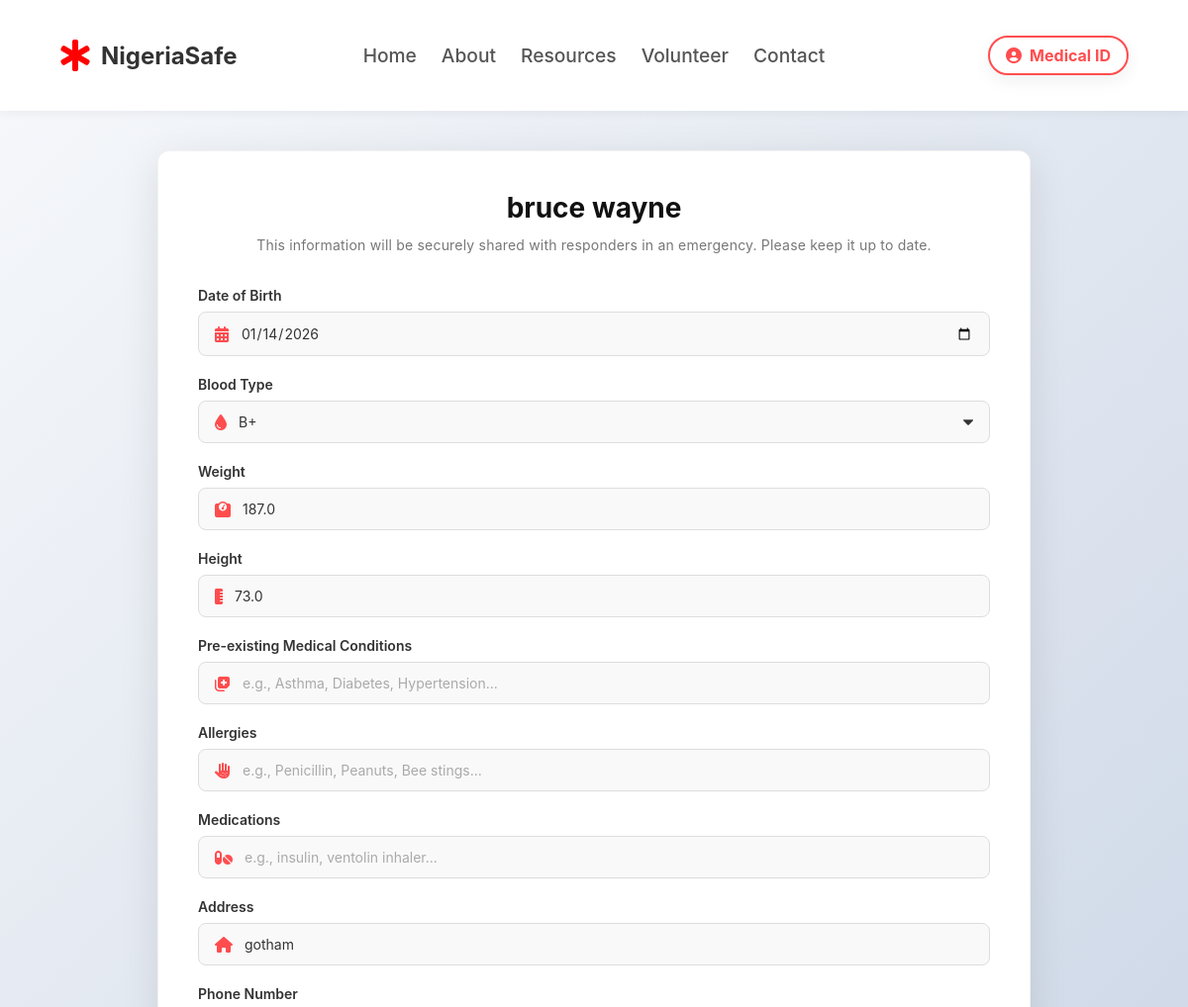
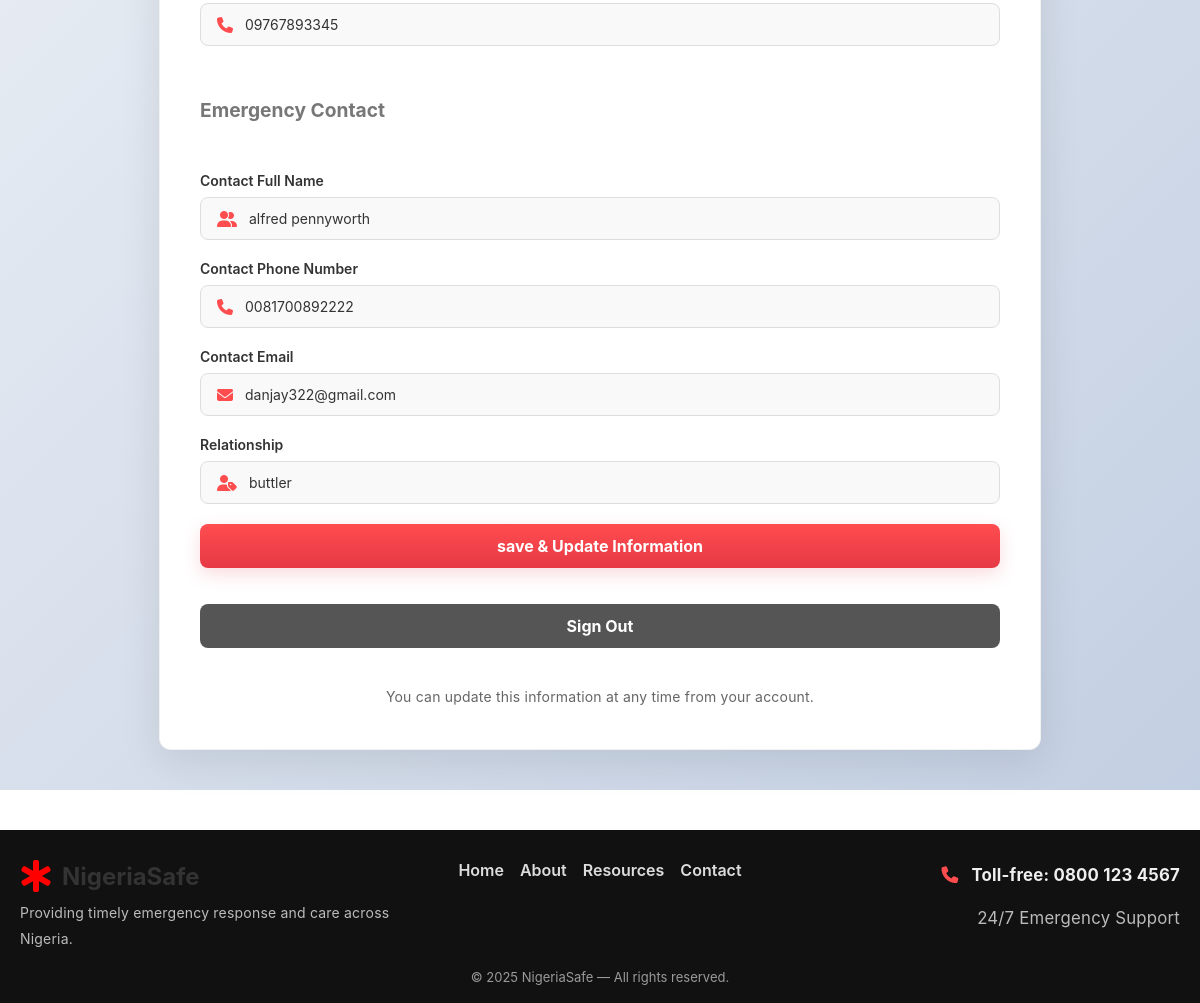
The app's page /medical-id/ (signed in) with its own data (2 pictures, top to bottom).
### base/models.py (models this page shows, shortened)
class Patient(models.Model):
    user = models.OneToOneField(
        settings.AUTH_USER_MODEL,
        on_delete=models.CASCADE,
        null=True,
        blank=True,
        related_name='patient_profile'
    )
    full_name = models.CharField(max_length=100, null=True, blank=True)
    date_of_birth = models.DateField()
    BLOOD_TYPE_CHOICES = [
        ('A+', 'A+'),
        ('A-', 'A-'),
        ('B+', 'B+'),
        ('B-', 'B-'),
        ('AB+', 'AB+'),
        ('AB-', 'AB-'),
        ('O+', 'O+'),
        ('O-', 'O-'),
    ]
    blood_type = models.CharField(max_length=3, choices=BLOOD_TYPE_CHOICES, null=True, blank=True)
    weight = models.FloatField()
    height = models.FloatField()
    medical_conditions = models.CharField(max_length=255, null=True, blank=True)
    allergies = models.CharField(max_length=255, null=True, blank=True)
    medications = models.CharField(max_length=255, null=True, blank=True)
    address = models.CharField(max_length=255)
    phone_number = models.CharField(max_length=15)
    emergency_contact_name = models.CharField(max_length=60)
    emergency_contact_phone = models.CharField(max_length=15)
    emergency_contact_email = models.EmailField(null=True, blank=True)
    emergency_contact_relationship = models.CharField(max_length=30)
    updated_at = models.DateTimeField(auto_now=True)
    created_at = models.DateTimeField(auto_now_add=True)
    medical_record_number = models.CharField(max_length=20, unique=True, default=generate_medical_record_number, editable=False)

### base/views.py (the view)
# urls.py: path('medical-id/', views.medical_id, name='medical_id'),
@login_required(login_url='base:signin')
def medical_id(request):
    try:
        patient = request.user.patient_profile
    except Patient.DoesNotExist:
        patient = None
    if request.method == 'POST':
        form = PatientForm(request.POST, instance=patient)
        if form.is_valid():
            p = form.save(commit=False)
            p.user = request.user
            p.full_name = request.user.get_full_name()
            p.save()
            if request.session.get('new_user'):
                del request.session['new_user']
            messages.success(request, 'Medical profile saved.')
            return redirect('base:medical_id')
        else:
            messages.error(request, 'Please correct the errors below.')
            for field, errors in form.errors.items():
                for error in errors:
                    messages.error(request, f"{field}: {error}")
    else:
        form = PatientForm(instance=patient)
    is_new = bool(request.session.get('new_user', False))
    return render(request, 'base/medical-ID.html', {'form': form, 'is_new': is_new})

### base/forms.py
class PatientForm(forms.ModelForm):
    class Meta:
        model = Patient
        exclude = ['user', 'created_at', 'updated_at', 'full_name']
        widgets = {
            'date_of_birth': forms.DateInput(attrs={'type': 'date'}),
            'weight': forms.NumberInput(attrs={'placeholder': 'in Kg'}),
            'height': forms.NumberInput(attrs={'placeholder': 'in cm'}),
            'medical_conditions': forms.TextInput(attrs={'placeholder': 'e.g., Asthma, Diabetes, Hypertension...'}),
            'allergies': forms.TextInput(attrs={'placeholder': 'e.g., Penicillin, Peanuts, Bee stings...'}),
            'medications': forms.TextInput(attrs={'placeholder': 'e.g., insulin, ventolin inhaler...'}),
            'phone_number': forms.TextInput(attrs={'placeholder': 'e.g., +2348012345678'}),
            'emergency_contact_name': forms.TextInput(attrs={'placeholder': "Emergency contact's name"}),
            'emergency_contact_phone': forms.TextInput(attrs={'placeholder': "Emergency contact's phone"}),
            'emergency_contact_relationship': forms.TextInput(attrs={'placeholder': 'e.g., Spouse, Parent, Sibling'}),
        }

### base/templates/base/medical-ID.html (shortened to what this page needs)
{% extends "base/base.html" %} {% load static %}
{% block head_extra %}
<link rel="stylesheet" href="https://cdn.jsdelivr.net/npm/flatpickr/dist/flatpickr.min.css">
{% endblock %}
{% block content %}
<main class="signin-container">
  <div class="signin-card" style="max-width: 800px">
    <h1 class="signin-title">{{ request.user.get_full_name }}</h1>
    <p class="signin-subtitle">
      This information will be securely shared with responders in an emergency.
      Please keep it up to date.
    </p>
    <form class="signin-form" method="post">
      <div class="form-group">
        <label for="dob">Date of Birth</label>
        <div class="input-wrapper">
          <i class="fas fa-calendar-alt"></i>
          {{ form.date_of_birth }}
        </div>
      </div>
      <div class="form-group">
        <label for="blood-type">Blood Type</label>
        <div class="input-wrapper">
          <i class="fas fa-tint"></i>
          {{ form.blood_type }}
        </div>
      </div>
      <div class="form-group">
        <label for="Weight">Weight</label>
        <div class="input-wrapper">
          <i class="fas fa-weight"></i>
          {{ form.weight }}
        </div>
      </div>
      <div class="form-group">
        <label for="Height">Height</label>
        <div class="input-wrapper">
          <i class="fas fa-ruler-vertical"></i>
          {{ form.height }}
        </div>
      </div>
      <div class="form-group">
        <label for="conditions">Pre-existing Medical Conditions</label>
        <div class="input-wrapper">
          <i class="fas fa-notes-medical"></i>
          {{ form.medical_conditions }}
        </div>
      </div>
      <div class="form-group">
        <label for="Allergies">Allergies</label>
        <div class="input-wrapper">
          <i class="fas fa-allergies"></i>
          {{ form.allergies }}
        </div>
      </div>
      <div class="form-group">
        <label for="Medications">Medications</label>
        <div class="input-wrapper">
          <i class="fas fa-pills"></i>
          {{ form.medications }}
        </div>
      </div>
      <div class="form-group">
        <label for="Address">Address</label>
        <div class="input-wrapper">
          <i class="fas fa-home"></i>
          {{ form.address }}
        </div>
      </div>
      <div class="form-group">
        <label for="Phone Number">Phone Number</label>
        <div class="input-wrapper">
          <i class="fas fa-phone"></i>
          {{ form.phone_number }}
        </div>
      </div>
      <h2
        class="signin-subtitle"
        style="margin-top: 2rem; text-align: left; font-size: 1.2rem"
      >
        Emergency Contact
      </h2>
      <div class="form-group">
        <label for="emergency-name">Contact Full Name</label>
        <div class="input-wrapper">
          <i class="fas fa-user-friends"></i>
          {{ form.emergency_contact_name }}
        </div>
      </div>
      <div class="form-group">
        <label for="emergency-phone">Contact Phone Number</label>
        <div class="input-wrapper">
          <i class="fas fa-phone"></i>
          {{ form.emergency_contact_phone }}
        </div>
      </div>
      <div class="form-group">
        <label for="emergency-email">Contact Email</label>
        <div class="input-wrapper">
          <i class="fas fa-envelope"></i>
          {{ form.emergency_contact_email }}
        </div>
      </div>
      <div class="form-group">
        <label for="emergency-relationship">Relationship</label>
        <div class="input-wrapper">
          <i class="fas fa-user-tag"></i>
          {{ form.emergency_contact_relationship }}
        </div>
      </div>
      <button type="submit" class="signin-btn-submit">
        save & Update Information
      </button>
      <a
        href="{% url 'base:signout' %}"
        class="signin-btn-submit"
        style="
          background: #555;
          text-align: center;
          text-decoration: none;
          box-shadow: none;
          margin-top: 1rem;
          display: block;
        "
      >
        Sign Out
      </a>
      <p class="signin-footer">
        You can update this information at any time from your account.
      </p>
    </form>
  </div>
</main>
{% endblock %}

### static/styles/styles.css (style rules this page uses)
* { margin: 0; padding: 0; font-family: -apple-system, BlinkMacSystemFont, "Segoe UI", "Roboto", "Oxygen", "Ubuntu", "Cantarell", "Fira Sans", "Droid Sans", "Helvetica Neue", sans-serif; }
p { font-size: 1.05em; color: #333; line-height: 1.8; letter-spacing: 0.2px; }
.signin-container { min-height: calc(100vh - 200px); display: flex; justify-content: center; align-items: center; padding: 40px 20px; background: linear-gradient(135deg, #f5f7fa 0%, #c3cfe2 100%); }
.signin-card { background: #ffffff; border-radius: 12px; padding: 40px; width: 100%; max-width: 420px; box-shadow: 0 10px 40px rgba(12, 16, 20, 0.1); border: 1px solid rgba(0, 0, 0, 0.05); }
.signin-title { font-size: 28px; font-weight: 700; color: #111; margin: 0 0 8px 0; text-align: center; }
.signin-subtitle { font-size: 14px; color: #777; text-align: center; margin-bottom: 30px; }
.signin-form { display: flex; flex-direction: column; gap: 20px; }
.form-group { display: flex; flex-direction: column; gap: 8px; }
.form-group label { font-weight: 600; color: #333; font-size: 14px; }
.input-wrapper { display: flex; align-items: center; gap: 12px; padding: 12px 16px; border: 1px solid #ddd; border-radius: 8px; background: #f9f9f9; transition: border-color 0.3s ease, background 0.3s ease; }
.input-wrapper i { color: #ff4d4f; font-size: 16px; }
.input-wrapper input { flex: 1; border: none; background: transparent; font-size: 14px; color: #333; outline: none; }
.input-wrapper input::placeholder { color: #aaa; }
.input-wrapper select { flex: 1; border: none; background: transparent; font-size: 14px; color: #333; outline: none; appearance: none; -webkit-appearance: none; -moz-appearance: none; cursor: pointer; background-repeat: no-repeat; background-position: right 0 center; background-size: 10px; padding-right: 20px; }
.signin-btn-submit { padding: 12px 20px; background: linear-gradient(180deg, #ff4d4f, #e63946); color: #fff; border: none; border-radius: 8px; font-size: 16px; font-weight: 700; cursor: pointer; transition: transform 0.12s ease, box-shadow 0.12s ease; box-shadow: 0 6px 18px rgba(230, 57, 70, 0.18); }
.signin-footer { text-align: center; font-size: 14px; color: #666; margin-top: 16px; }

### records on screen
Patient: date_of_birth "01/14/2026", blood_type "B+", weight "187.0", height "73.0", address "gotham", phone_number "09767893345", emergency_contact_name "alfred pennyworth", emergency_contact_phone "0081700892222", emergency_contact_email "danjay322@gmail.com", emergency_contact_relationship "buttler"

### other values on screen
{{ request.user.get_full_name }} "bruce wayne"
